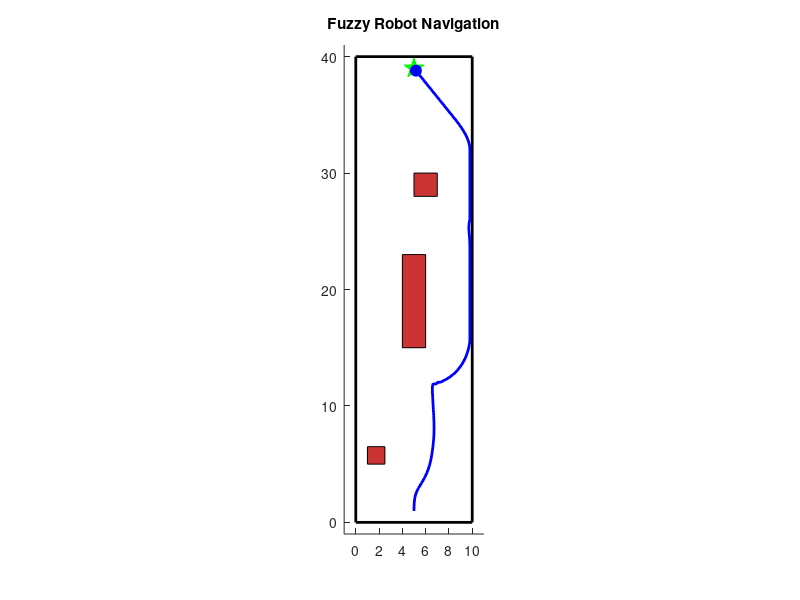

Here is the MATLAB script that generated this plot:
clc;
clear;
close all;

%% MAP DEFINITION

mapWidth  = 10;
mapHeight = 40;

% Corridor boundaries
xmin = 0;
xmax = mapWidth;
ymin = 0;
ymax = mapHeight;

%% Obstacles
% [x y width height]

obstacles = [
    1.0  5.0  1.5  1.5;     % bottom-left obstacle
    4.0 15.0  2.0  8.0;     % middle obstacle
    5.0 28.0  2.0  2.0;     % upper-right obstacle
];

%% Start and Goal

robot = [5 1];        % bottom center
goal  = [5 39];       % top center

%% Parameters

stepSize = 0.25;

goalThreshold = 0.5;

maxIterations = 5000;

%% Fuzzy distances

nearDist = 2.5;
farDist  = 5.0;

%% Plot Map

figure;
hold on;
axis equal;

xlim([-1 11]);
ylim([-1 41]);

title('Fuzzy Robot Navigation');

% Draw corridor
rectangle( ...
    'Position',[xmin ymin mapWidth mapHeight], ...
    'EdgeColor','k', ...
    'LineWidth',2);

% Draw obstacles
for k = 1:size(obstacles,1)

    rectangle( ...
        'Position',obstacles(k,:), ...
        'FaceColor',[0.8 0.2 0.2]);

end

plot(goal(1),goal(2),'gp',...
    'MarkerSize',15,...
    'MarkerFaceColor','g');

robotPlot = plot(robot(1),robot(2),...
    'bo',...
    'MarkerSize',8,...
    'MarkerFaceColor','b');

pathX = robot(1);
pathY = robot(2);

%% MAIN LOOP

for iter = 1:maxIterations

    %% Goal Attraction

    vGoal = goal - robot;

    if norm(vGoal) ~= 0
        vGoal = vGoal/norm(vGoal);
    end

    %% Obstacle Repulsion

    vAvoid = [0 0];

    minDistance = inf;

    for i = 1:size(obstacles,1)

        obs = obstacles(i,:);

        ox = obs(1);
        oy = obs(2);
        ow = obs(3);
        oh = obs(4);

        % Closest point on obstacle

        closestX = max(ox,min(robot(1),ox+ow));
        closestY = max(oy,min(robot(2),oy+oh));

        closestPoint = [closestX closestY];

        diffVec = robot - closestPoint;

        dist = norm(diffVec);

        minDistance = min(minDistance,dist);

        if dist < farDist && dist > 0

            away = diffVec/dist;

            strength = (farDist-dist)/farDist;

            vAvoid = vAvoid + strength*away;

        end

    end

    %% FUZZY LOGIC

    if minDistance <= nearDist

        % Very close obstacle
        alpha = 0.2;
        beta  = 1.5;

    elseif minDistance <= farDist

        % Medium distance obstacle

        muNear = (farDist-minDistance)/(farDist-nearDist);

        muFar = 1-muNear;

        alpha = muFar*1.0 + muNear*0.2;
        beta  = muFar*0.2 + muNear*1.5;

    else

        % No obstacle influence

        alpha = 1.0;
        beta  = 0.0;

    end

    %% Combine Behaviors

    velocity = alpha*vGoal + beta*vAvoid;

    if norm(velocity) > 0
        velocity = velocity/norm(velocity);
    end

    %% Update Position

    robot = robot + stepSize*velocity;

    %% Keep Inside Corridor

    robot(1) = max(xmin+0.2,min(xmax-0.2,robot(1)));
    robot(2) = max(ymin+0.2,min(ymax-0.2,robot(2)));

    %% Save Path

    pathX(end+1) = robot(1);
    pathY(end+1) = robot(2);

    %% Update Plot

    set(robotPlot,...
        'XData',robot(1),...
        'YData',robot(2));

    plot(pathX,pathY,'b');

    drawnow;

    %% Goal Check

    if norm(robot-goal) < goalThreshold

        disp('Goal Reached!');
        break;

    end

end

%% Final Path

plot(pathX,pathY,...
    'b',...
    'LineWidth',2);

disp(['Iterations = ',num2str(iter)]);
